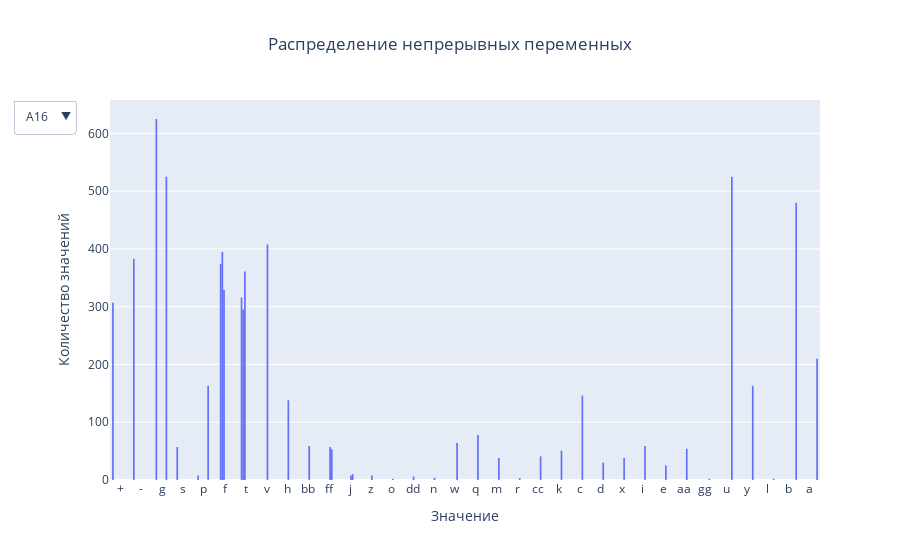

The code cell stored with this chart in its notebook:
### Markdown cell above
Теперь рассмотрим распределение категориальных переменных

### Code cell
updatemenu = [dict()]
buttons = []
fig2 = go.Figure()

for i in categorical.name:
    fig2.add_trace(px.histogram(df, x=i).data[0])

for i, col in enumerate(categorical.name):

    visibles = [False] * len(categorical.name)
    visibles[i] = True
    buttons.append(dict(method='restyle',
                        label=col,
                        args=["visible", visibles]
                        ))

updatemenu[0]['buttons'] = buttons
updatemenu[0]['direction'] = 'down'
updatemenu[0]['showactive'] = True

fig2.update_layout(showlegend=True, updatemenus=updatemenu)
fig2.update_layout(
     title={
        "text": "Распределение непрерывных переменных",
        "x": 0.5
    },
    xaxis_title="Значение",
    yaxis_title="Количество значений"
)
fig2.show()

### Figure 1 — Plotly figure (JSON) as saved in the notebook; plotly's stock layout.template omitted (floating-point values rounded to 4 significant figures; data arrays with more than 128 entries replaced by an {"elided": "..."} marker saying what was removed)
{"data": [{"alignmentgroup": "True", "bingroup": "x", "hovertemplate": "A16=%{x}<br>count=%{y}<extra></extra>", "legendgroup": "", "marker": {"color": "#636efa", "pattern": {"shape": ""}}, "name": "", "offsetgroup": "", "orientation": "v", "showlegend": false, "type": "histogram", "x": {"elided": "690 str values"}, "xaxis": "x", "yaxis": "y"}, {"alignmentgroup": "True", "bingroup": "x", "hovertemplate": "A13=%{x}<br>count=%{y}<extra></extra>", "legendgroup": "", "marker": {"color": "#636efa", "pattern": {"shape": ""}}, "name": "", "offsetgroup": "", "orientation": "v", "showlegend": false, "type": "histogram", "x": {"elided": "690 str values"}, "xaxis": "x", "yaxis": "y"}, {"alignmentgroup": "True", "bingroup": "x", "hovertemplate": "A12=%{x}<br>count=%{y}<extra></extra>", "legendgroup": "", "marker": {"color": "#636efa", "pattern": {"shape": ""}}, "name": "", "offsetgroup": "", "orientation": "v", "showlegend": false, "type": "histogram", "x": {"elided": "690 str values"}, "xaxis": "x", "yaxis": "y"}, {"alignmentgroup": "True", "bingroup": "x", "hovertemplate": "A10=%{x}<br>count=%{y}<extra></extra>", "legendgroup": "", "marker": {"color": "#636efa", "pattern": {"shape": ""}}, "name": "", "offsetgroup": "", "orientation": "v", "showlegend": false, "type": "histogram", "x": {"elided": "690 str values"}, "xaxis": "x", "yaxis": "y"}, {"alignmentgroup": "True", "bingroup": "x", "hovertemplate": "A9=%{x}<br>count=%{y}<extra></extra>", "legendgroup": "", "marker": {"color": "#636efa", "pattern": {"shape": ""}}, "name": "", "offsetgroup": "", "orientation": "v", "showlegend": false, "type": "histogram", "x": {"elided": "690 str values"}, "xaxis": "x", "yaxis": "y"}, {"alignmentgroup": "True", "bingroup": "x", "hovertemplate": "A7=%{x}<br>count=%{y}<extra></extra>", "legendgroup": "", "marker": {"color": "#636efa", "pattern": {"shape": ""}}, "name": "", "offsetgroup": "", "orientation": "v", "showlegend": false, "type": "histogram", "x": {"elided": "690 str values"}, "xaxis": "x", "yaxis": "y"}, {"alignmentgroup": "True", "bingroup": "x", "hovertemplate": "A6=%{x}<br>count=%{y}<extra></extra>", "legendgroup": "", "marker": {"color": "#636efa", "pattern": {"shape": ""}}, "name": "", "offsetgroup": "", "orientation": "v", "showlegend": false, "type": "histogram", "x": {"elided": "690 str values"}, "xaxis": "x", "yaxis": "y"}, {"alignmentgroup": "True", "bingroup": "x", "hovertemplate": "A5=%{x}<br>count=%{y}<extra></extra>", "legendgroup": "", "marker": {"color": "#636efa", "pattern": {"shape": ""}}, "name": "", "offsetgroup": "", "orientation": "v", "showlegend": false, "type": "histogram", "x": {"elided": "690 str values"}, "xaxis": "x", "yaxis": "y"}, {"alignmentgroup": "True", "bingroup": "x", "hovertemplate": "A4=%{x}<br>count=%{y}<extra></extra>", "legendgroup": "", "marker": {"color": "#636efa", "pattern": {"shape": ""}}, "name": "", "offsetgroup": "", "orientation": "v", "showlegend": false, "type": "histogram", "x": {"elided": "690 str values"}, "xaxis": "x", "yaxis": "y"}, {"alignmentgroup": "True", "bingroup": "x", "hovertemplate": "A1=%{x}<br>count=%{y}<extra></extra>", "legendgroup": "", "marker": {"color": "#636efa", "pattern": {"shape": ""}}, "name": "", "offsetgroup": "", "orientation": "v", "showlegend": false, "type": "histogram", "x": {"elided": "690 str values"}, "xaxis": "x", "yaxis": "y"}], "layout": {"showlegend": true, "title": {"text": "Распределение непрерывных переменных", "x": 0.5}, "updatemenus": [{"buttons": [{"args": ["visible", [true, false, false, false, false, false, false, false, false, false]], "label": "A16", "method": "restyle"}, {"args": ["visible", [false, true, false, false, false, false, false, false, false, false]], "label": "A13", "method": "restyle"}, {"args": ["visible", [false, false, true, false, false, false, false, false, false, false]], "label": "A12", "method": "restyle"}, {"args": ["visible", [false, false, false, true, false, false, false, false, false, false]], "label": "A10", "method": "restyle"}, {"args": ["visible", [false, false, false, false, true, false, false, false, false, false]], "label": "A9", "method": "restyle"}, {"args": ["visible", [false, false, false, false, false, true, false, false, false, false]], "label": "A7", "method": "restyle"}, {"args": ["visible", [false, false, false, false, false, false, true, false, false, false]], "label": "A6", "method": "restyle"}, {"args": ["visible", [false, false, false, false, false, false, false, true, false, false]], "label": "A5", "method": "restyle"}, {"args": ["visible", [false, false, false, false, false, false, false, false, true, false]], "label": "A4", "method": "restyle"}, {"args": ["visible", [false, false, false, false, false, false, false, false, false, true]], "label": "A1", "method": "restyle"}], "direction": "down", "showactive": true}], "xaxis": {"title": {"text": "Значение"}}, "yaxis": {"title": {"text": "Количество значений"}}}}
